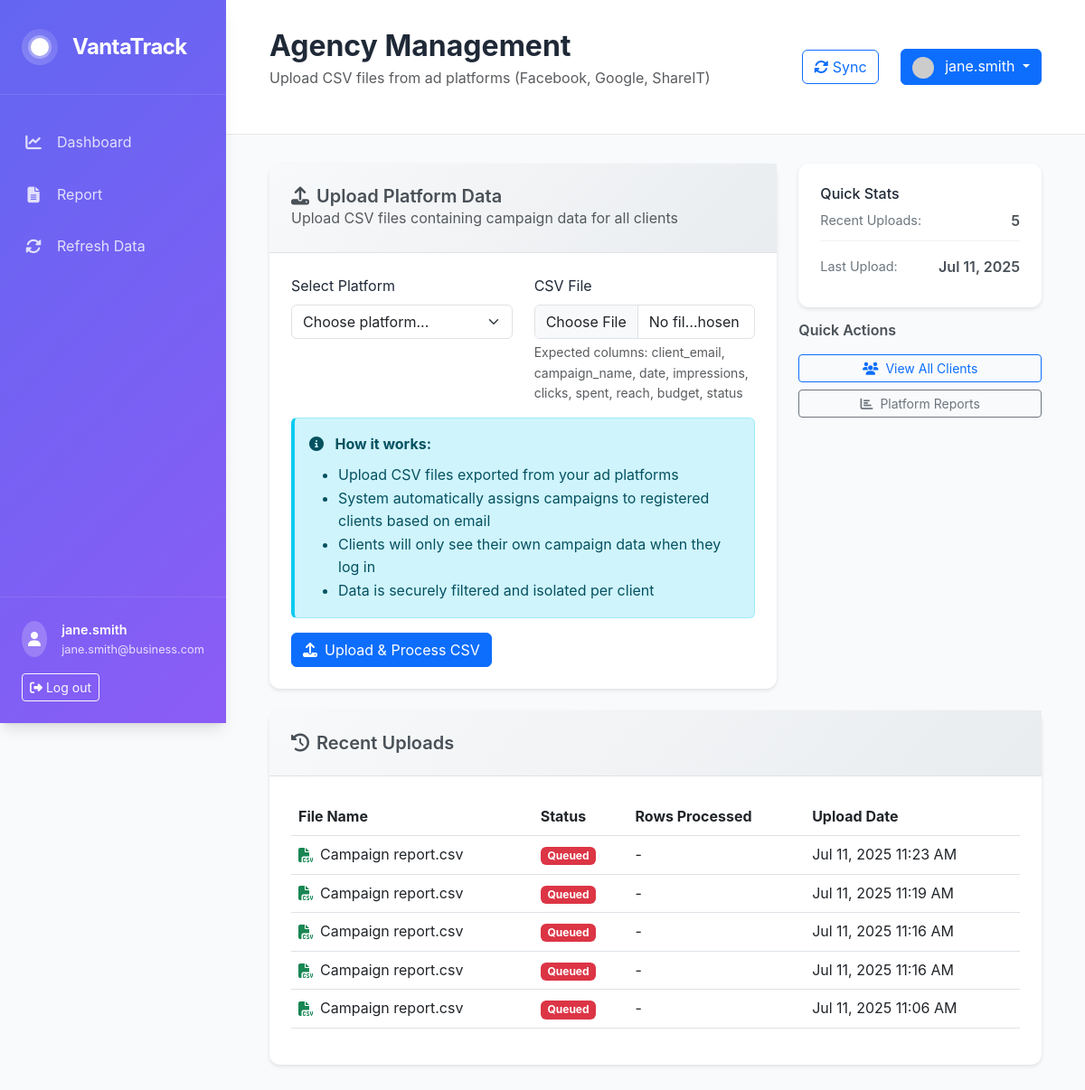
Screenshot of /agency/upload (signed in) with the database file from the repository.
### models.py (models this page shows, shortened)
class User(UserMixin, db.Model):
    __tablename__ = 'users'
    id = db.Column(db.Integer, primary_key=True)
    username = db.Column(db.String(80), unique=True, nullable=False)
    email = db.Column(db.String(120), unique=True, nullable=False)
    password_hash = db.Column(db.String(256), nullable=False)
    first_name = db.Column(db.String(50), nullable=True)
    last_name = db.Column(db.String(50), nullable=True)
    company_name = db.Column(db.String(100), nullable=True)
    is_active = db.Column(db.Boolean, default=True)
    created_at = db.Column(db.DateTime, default=datetime.utcnow)
    campaigns = db.relationship('Campaign', backref='client', lazy=True)
    def get_full_name(self):
        if self.first_name and self.last_name:
            return f"{self.first_name} {self.last_name}"
        return self.username

class CSVImport(db.Model):
    __tablename__ = 'csv_imports'
    id = db.Column(db.Integer, primary_key=True)
    filename = db.Column(db.String(255), nullable=False)
    file_path = db.Column(db.String(500), nullable=False)
    status = db.Column(db.String(50), default='Pending')  # Pending, Processing, Completed, Failed
    rows_processed = db.Column(db.Integer, default=0)
    rows_failed = db.Column(db.Integer, default=0)
    error_message = db.Column(db.Text)
    imported_by = db.Column(db.Integer, db.ForeignKey('users.id'), nullable=True)
    created_at = db.Column(db.DateTime, default=datetime.utcnow)
    completed_at = db.Column(db.DateTime)
    user = db.relationship('User', backref='csv_imports')

### agency_management.py (the view, shortened to what this page needs)
@agency_bp.route('/upload', methods=['GET', 'POST'])
@login_required
def agency_upload():
    recent_imports = CSVImport.query.order_by(CSVImport.created_at.desc()).limit(10).all()
    return render_template('agency/upload.html', recent_imports=recent_imports)

### app.py (called while the page is built)
@login_manager.user_loader
def load_user(user_id):
    from models import User
    return User.query.get(int(user_id))

### templates/agency/upload.html (shortened to what this page needs)
{% extends "base.html" %}
{% block page_title %}Agency Management{% endblock %}
{% block page_subtitle %}Upload CSV files from ad platforms (Facebook, Google, ShareIT){% endblock %}
{% block content %}
<div class="row mb-4">
    <div class="col-lg-8">
        <div class="upload-card">
            <div class="card-header">
                <h5><i class="fas fa-upload me-2"></i>Upload Platform Data</h5>
                <p class="text-muted mb-0">Upload CSV files containing campaign data for all clients</p>
            </div>
            <div class="card-body">
                <form method="POST" enctype="multipart/form-data" id="agency-upload-form">
                    <div class="row">
                        <div class="col-md-6 mb-3">
                            <label class="form-label">Select Platform</label>
                            <select name="platform" class="form-select" required>
                                <option value="">Choose platform...</option>
                            </select>
                        </div>
                        <div class="col-md-6 mb-3">
                            <label class="form-label">CSV File</label>
                            <input type="file" name="csv_file" class="form-control" accept=".csv" required>
                            <div class="form-text">Expected columns: client_email, campaign_name, date, impressions, clicks, spent, reach, budget, status</div>
                        </div>
                    </div>
                    <div class="upload-info mb-3">
                        <div class="alert alert-info">
                            <i class="fas fa-info-circle me-2"></i>
                            <strong>How it works:</strong>
                            <ul class="mb-0 mt-2">
                                <li>Upload CSV files exported from your ad platforms</li>
                                <li>System automatically assigns campaigns to registered clients based on email</li>
                                <li>Clients will only see their own campaign data when they log in</li>
                                <li>Data is securely filtered and isolated per client</li>
                            </ul>
                        </div>
                    </div>
                    <button type="submit" class="btn btn-primary">
                        <i class="fas fa-upload me-2"></i>Upload & Process CSV
                    </button>
                </form>
            </div>
        </div>
    </div>
    <div class="col-lg-4">
        <div class="stats-card">
            <h6>Quick Stats</h6>
            <div class="stat-item">
                <span class="label">Recent Uploads:</span>
                <span class="value">{{ recent_imports|length }}</span>
            </div>
            <div class="stat-item">
                <span class="label">Last Upload:</span>
                <span class="value">
                    {% if recent_imports %}
                        {{ recent_imports[0].created_at.strftime('%b %d, %Y') }}
                    {% else %}
                        Never
                    {% endif %}
                </span>
            </div>
        </div>
        <div class="quick-actions mt-3">
            <h6>Quick Actions</h6>
            <a href="{{ url_for('agency.view_clients') }}" class="btn btn-outline-primary btn-sm d-block mb-2">
                <i class="fas fa-users me-2"></i>View All Clients
            </a>
            <a href="{{ url_for('reports') }}" class="btn btn-outline-secondary btn-sm d-block">
                <i class="fas fa-chart-bar me-2"></i>Platform Reports
            </a>
        </div>
    </div>
</div>
<div class="row">
    <div class="col-12">
        <div class="recent-uploads-card">
            <div class="card-header">
                <h5><i class="fas fa-history me-2"></i>Recent Uploads</h5>
            </div>
            <div class="card-body">
                {% if recent_imports %}
                <div class="table-responsive">
                    <table class="table table-hover">
                        <thead>
                            <tr>
                                <th>File Name</th>
                                <th>Status</th>
                                <th>Rows Processed</th>
                                <th>Upload Date</th>
                            </tr>
                        </thead>
                        <tbody>
                            {% for import in recent_imports %}
                            <tr>
                                <td>
                                    <div class="d-flex align-items-center">
                                        <i class="fas fa-file-csv text-success me-2"></i>
                                        {{ import.filename }}
                                    </div>
                                </td>
                                <td>
                                    <span class="badge badge-{{ 'success' if import.status == 'Completed' else 'warning' if import.status == 'Processing' else 'danger' }}">
                                        {{ import.status }}
                                    </span>
                                </td>
                                <td>
                                    {% if import.rows_processed %}
                                        {{ import.rows_processed }} rows
                                        {% if import.rows_failed > 0 %}
                                            <small class="text-warning">({{ import.rows_failed }} failed)</small>
                                        {% endif %}
                                    {% else %}
                                        -
                                    {% endif %}
                                </td>
                                <td>{{ import.created_at.strftime('%b %d, %Y %I:%M %p') }}</td>
                            </tr>
                            {% endfor %}
                        </tbody>
                    </table>
                </div>
                {% else %}
                <div class="empty-state text-center py-4">
                    <i class="fas fa-upload fa-3x text-muted mb-3"></i>
                    <h6>No uploads yet</h6>
                    <p class="text-muted">Upload your first CSV file to get started</p>
                </div>
                {% endif %}
            </div>
        </div>
    </div>
</div>
{% endblock %}

### templates/base.html (shortened to what this page needs)
<!DOCTYPE html>
<html lang="en">
<head>
    <link href="https://cdn.jsdelivr.net/npm/bootstrap@5.3.0/dist/css/bootstrap.min.css" rel="stylesheet">
    <link href="https://cdnjs.cloudflare.com/ajax/libs/font-awesome/6.4.0/css/all.min.css" rel="stylesheet">
    <link href="{{ url_for('static', filename='css/style.css') }}" rel="stylesheet">
</head>
<body>
    {% if current_user.is_authenticated %}
    <div class="sidebar">
        <div class="sidebar-header">
            <div class="brand-logo">
                <div class="logo-icon"></div>
                <span class="brand-name">VantaTrack</span>
            </div>
        </div>
        <nav class="sidebar-nav">
            <ul class="nav flex-column">
                <li class="nav-item">
                    <a class="nav-link {% if request.endpoint == 'dashboard' %}active{% endif %}" href="{{ url_for('dashboard') }}">
                        <i class="fas fa-chart-line"></i>
                        <span>Dashboard</span>
                    </a>
                </li>
                <li class="nav-item">
                    <a class="nav-link {% if request.endpoint == 'reports' %}active{% endif %}" href="{{ url_for('reports') }}">
                        <i class="fas fa-file-alt"></i>
                        <span>Report</span>
                    </a>
                </li>
                <li class="nav-item">
                    <a class="nav-link" href="#" onclick="refreshData()">
                        <i class="fas fa-sync-alt"></i>
                        <span>Refresh Data</span>
                    </a>
                </li>
            </ul>
        </nav>
        <div class="sidebar-footer">
            <div class="user-info">
                <div class="user-avatar">
                    <i class="fas fa-user"></i>
                </div>
                <div class="user-details">
                    <div class="user-name">{{ current_user.get_full_name() }}</div>
                    <div class="user-email">{{ current_user.email }}</div>
                </div>
            </div>
            <a href="{{ url_for('auth.logout') }}" class="btn btn-outline-light btn-sm">
                <i class="fas fa-sign-out-alt"></i> Log out
            </a>
        </div>
    </div>
    <div class="main-content">
        <header class="top-header">
            <div class="d-flex justify-content-between align-items-center">
                <div>
                    <h1 class="page-title">{% block page_title %}Dashboard{% endblock %}</h1>
                    <p class="page-subtitle text-muted">{% block page_subtitle %}Here is the information about all your Campaigns{% endblock %}</p>
                </div>
                <div class="header-actions">
                    <button class="btn btn-outline-primary me-2" onclick="refreshData()">
                        <i class="fas fa-sync-alt"></i> Sync
                    </button>
                    <div class="dropdown">
                        <button class="btn btn-primary dropdown-toggle" type="button" data-bs-toggle="dropdown">
                            <img src="https://ui-avatars.com/api/?name={{ current_user.get_full_name() }}&background=6366f1&color=fff"
                                 class="rounded-circle me-2" width="24" height="24">
                            {{ current_user.get_full_name() }}
                        </button>
                    </div>
                </div>
            </div>
        </header>
        <div class="content-wrapper">
            {% block content %}{% endblock %}
        </div>
    </div>
    {% else %}
    {% block login_content %}{% endblock %}
    {% endif %}
</body>
</html>

### static/css/style.css (style rules this page uses)
:root { --primary: #6366f1; --primary-light: #818cf8; --primary-dark: #4f46e5; --secondary: #8b5cf6; --success: #10b981; --warning: #f59e0b; --danger: #ef4444; --info: #06b6d4; --white: #ffffff; --gray-50: #f9fafb; --gray-100: #f3f4f6; --gray-200: #e5e7eb; --gray-300: #d1d5db; --gray-400: #9ca3af; --gray-500: #6b7280; --gray-600: #4b5563; --gray-700: #374151; --gray-800: #1f2937; --gray-900: #111827; --text-dark: #1f2937; --text-muted: #6b7280; --text-light: #9ca3af; --bg-primary: #ffffff; --bg-secondary: #f9fafb; --bg-tertiary: #f3f4f6; --shadow-sm: 0 1px 2px 0 rgb(0 0 0 / 0.05); --shadow: 0 1px 3px 0 rgb(0 0 0 / 0.1), 0 1px 2px -1px rgb(0 0 0 / 0.1); --shadow-md: 0 4px 6px -1px rgb(0 0 0 / 0.1), 0 2px 4px -2px rgb(0 0 0 / 0.1); --shadow-lg: 0 10px 15px -3px rgb(0 0 0 / 0.1), 0 4px 6px -4px rgb(0 0 0 / 0.1); --radius-sm: 0.375rem; --radius: 0.5rem; --radius-md: 0.75rem; --radius-lg: 1rem; --spacing-xs: 0.25rem; --spacing-sm: 0.5rem; --spacing: 1rem; --spacing-lg: 1.5rem; --spacing-xl: 2rem; --spacing-2xl: 3rem; --sidebar-width: 280px; }
* { margin: 0; padding: 0; box-sizing: border-box; }
body { font-family: 'Inter', -apple-system, BlinkMacSystemFont, 'Segoe UI', Roboto, sans-serif; background-color: var(--bg-secondary); color: var(--text-dark); line-height: 1.6; }
.sidebar { position: fixed; left: 0; top: 0; width: var(--sidebar-width); height: 100vh; background: linear-gradient(135deg, var(--primary) 0%, var(--secondary) 100%); color: white; display: flex; flex-direction: column; z-index: 1000; box-shadow: var(--shadow-lg); }
.main-content { margin-left: var(--sidebar-width); min-height: 100vh; background-color: var(--bg-secondary); }
.sidebar-header { padding: var(--spacing-xl) var(--spacing-lg); border-bottom: 1px solid rgba(255, 255, 255, 0.1); }
.brand-logo { display: flex; align-items: center; gap: var(--spacing); }
.logo-icon { width: 40px; height: 40px; background: linear-gradient(45deg, rgba(255, 255, 255, 0.2), rgba(255, 255, 255, 0.1)); border-radius: 50%; position: relative; overflow: hidden; }
.logo-icon::before { content: ''; position: absolute; top: 50%; left: 50%; transform: translate(-50%, -50%); width: 20px; height: 20px; background: white; border-radius: 50%; box-shadow: 0 0 0 3px rgba(255, 255, 255, 0.3); }
.brand-name { font-size: 1.5rem; font-weight: 700; letter-spacing: -0.025em; }
.sidebar-nav { flex: 1; padding: var(--spacing-lg) 0; }
.sidebar-nav .nav-link { display: flex; align-items: center; gap: var(--spacing); padding: var(--spacing) var(--spacing-lg); color: rgba(255, 255, 255, 0.8); text-decoration: none; transition: all 0.3s ease; border-left: 3px solid transparent; }
.sidebar-nav .nav-link i { width: 20px; text-align: center; font-size: 1.1rem; }
.sidebar-footer { padding: var(--spacing-lg); border-top: 1px solid rgba(255, 255, 255, 0.1); }
.user-info { display: flex; align-items: center; gap: var(--spacing); margin-bottom: var(--spacing); }
.user-avatar { width: 40px; height: 40px; background: rgba(255, 255, 255, 0.2); border-radius: 50%; display: flex; align-items: center; justify-content: center; }
.user-details { flex: 1; }
.user-name { font-weight: 600; font-size: 0.9rem; }
.user-email { font-size: 0.8rem; opacity: 0.8; }
.top-header { padding: var(--spacing-xl) var(--spacing-2xl); background: var(--bg-primary); border-bottom: 1px solid var(--gray-200); margin-bottom: var(--spacing-xl); }
.page-title { font-size: 2rem; font-weight: 700; color: var(--text-dark); margin-bottom: 0.25rem; }
.page-subtitle { font-size: 1rem; color: var(--text-muted); }
.header-actions { display: flex; align-items: center; gap: var(--spacing); }
.content-wrapper { padding: 0 var(--spacing-2xl) var(--spacing-2xl); }
@media (max-width: 1200px) { :root { --sidebar-width: 250px; } }

### rows the page displays
User: get_full_name "jane.smith", email "jane.smith@business.com"
CSVImport: created_at "Jul 11, 2025", filename "Campaign report.csv", status "Queued", created_at "Jul 11, 2025 11:23 AM"
CSVImport: filename "Campaign report.csv", status "Queued", created_at "Jul 11, 2025 11:19 AM"
CSVImport: filename "Campaign report.csv", status "Queued", created_at "Jul 11, 2025 11:16 AM"
CSVImport: filename "Campaign report.csv", status "Queued", created_at "Jul 11, 2025 11:16 AM"
CSVImport: filename "Campaign report.csv", status "Queued", created_at "Jul 11, 2025 11:06 AM"

### other values shown
{{ recent_imports|length }} "5"
